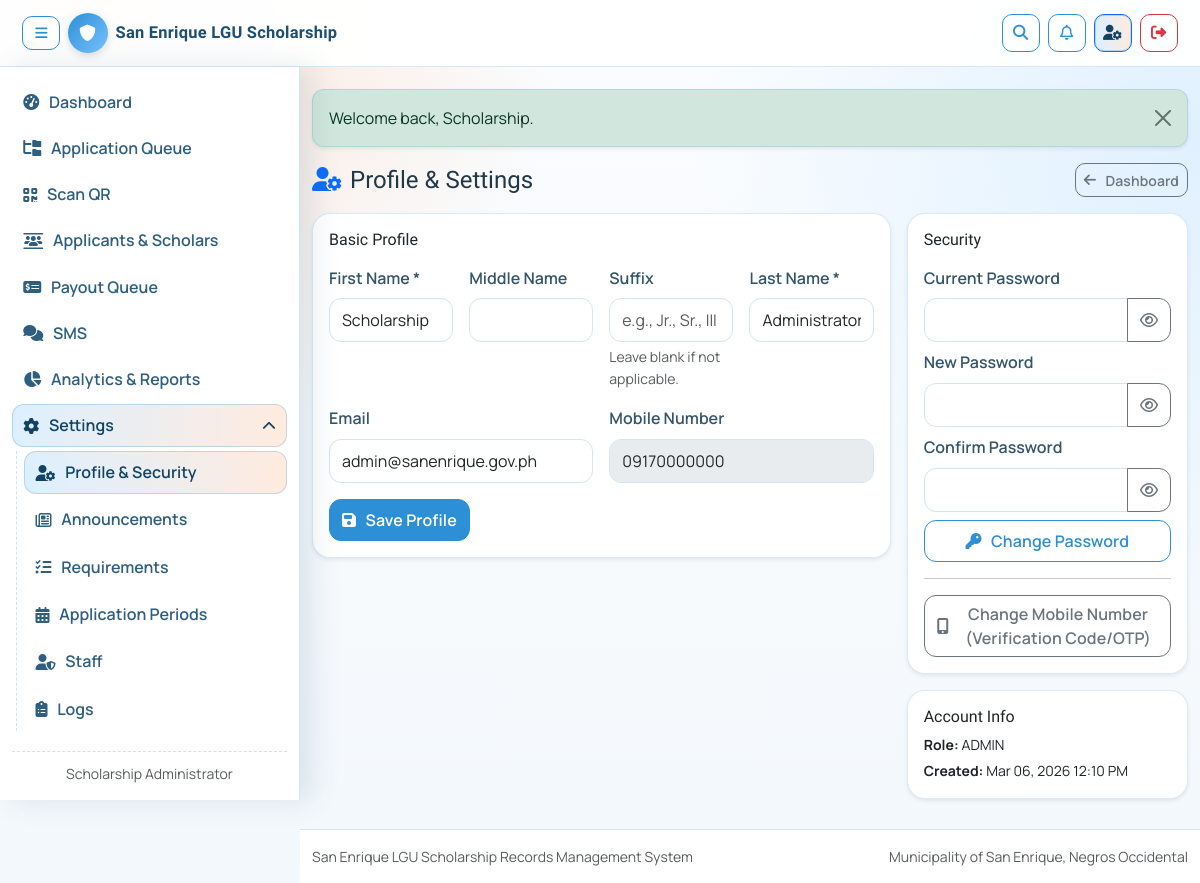
Page /profile-settings.php (signed in) on the committed database.
### tables this page shows
CREATE TABLE IF NOT EXISTS users (
    id INT UNSIGNED AUTO_INCREMENT PRIMARY KEY,
    role ENUM('admin','staff','applicant') NOT NULL DEFAULT 'applicant',
    first_name VARCHAR(100) NOT NULL,
    middle_name VARCHAR(100) NULL,
    suffix VARCHAR(20) NULL,
    last_name VARCHAR(100) NOT NULL,
    email VARCHAR(150) NOT NULL UNIQUE,
    phone VARCHAR(25) NULL,
    password_hash VARCHAR(255) NOT NULL,
    school_name VARCHAR(180) NULL,
    school_type ENUM('public','private') NULL,
    course VARCHAR(150) NULL,
    address TEXT NULL,
    barangay VARCHAR(100) NULL,
    town VARCHAR(120) NOT NULL DEFAULT 'San Enrique',
    province VARCHAR(120) NOT NULL DEFAULT 'Negros Occidental',
    status ENUM('active','inactive') NOT NULL DEFAULT 'active',
    created_at TIMESTAMP DEFAULT CURRENT_TIMESTAMP,
    UNIQUE KEY uq_users_phone (phone)
);

### profile-settings.php (the view, shortened to what the rows shown need)
<?php
$conn = $GLOBALS['conn'] ?? null;
$sessionUser = current_user();
$userId = (int) ($sessionUser['id'] ?? 0);
$profile = $sessionUser ?: [];
if (db_ready()) {
    $stmt = $conn->prepare(
        "SELECT id, role, first_name, middle_name, suffix, last_name, email, phone, school_name, school_type, course, address, created_at
         FROM users
         WHERE id = ?
         LIMIT 1"
    );
    if ($stmt) {
        $stmt->bind_param('i', $userId);
        $stmt->execute();
        $row = $stmt->get_result()->fetch_assoc();
        if ($row) {
            $profile = $row;
        }
    }
}
include __DIR__ . '/includes/header.php';
?>
<div class="d-flex justify-content-between align-items-center mb-3 flex-wrap gap-2">
    <h1 class="h4 m-0"><i class="fa-solid fa-user-gear me-2 text-primary"></i>Profile & Settings</h1>
</div>
<div class="row g-3">
    <div class="col-12 col-xl-8">
        <div class="card card-soft shadow-sm">
            <div class="card-body">
                <h2 class="h6 mb-3">Basic Profile</h2>
                <form method="post" class="row g-3">
                    <div class="col-12 col-md-3">
                        <label class="form-label">First Name *</label>
                        <input type="text" class="form-control" name="first_name" required value="<?= e((string) ($profile['first_name'] ?? '')) ?>">
                    </div>
                    <div class="col-12 col-md-3">
                        <label class="form-label">Last Name *</label>
                        <input type="text" class="form-control" name="last_name" required value="<?= e((string) ($profile['last_name'] ?? '')) ?>">
                    </div>
                    <div class="col-12 col-md-6">
                        <label class="form-label">Email</label>
                        <input type="email" class="form-control" name="email" value="<?= e((string) ($profile['email'] ?? '')) ?>">
                    </div>
                    <div class="col-12 col-md-6">
                        <label class="form-label">Mobile Number</label>
                        <input type="text" class="form-control" value="<?= e((string) ($profile['phone'] ?? '')) ?>" disabled>
                    </div>
                </form>
            </div>
        </div>
    </div>
    <div class="col-12 col-xl-4">
        <div class="card card-soft shadow-sm mb-3">
            <div class="card-body">
                <h2 class="h6 mb-3">Security</h2>
            </div>
        </div>
        <div class="card card-soft shadow-sm">
            <div class="card-body">
                <h2 class="h6 mb-2">Account Info</h2>
                <p class="small mb-1"><strong>Role:</strong> <?= e(strtoupper((string) ($profile['role'] ?? ''))) ?></p>
                <p class="small mb-0"><strong>Created:</strong> <?= !empty($profile['created_at']) ? date('M d, Y h:i A', strtotime((string) $profile['created_at'])) : '-' ?></p>
            </div>
        </div>
    </div>
</div>
<?php include __DIR__ . '/includes/footer.php'; ?>

### includes/navbar.php (shortened to what the rows shown need)
<?php
$user = current_user();
$currentPath = str_replace('\\', '/', (string) ($_SERVER['PHP_SELF'] ?? ''));
$currentPath = trim($currentPath, '/');
$incomingOnAdminPage = $GLOBALS['onAdminPage'] ?? null;
if ($incomingOnAdminPage === null) {
    $pathForRoleCheck = '/' . $currentPath;
    $onAdminPage = str_contains($pathForRoleCheck, '/shared/')
        || str_contains($pathForRoleCheck, '/admin-only/')
        || str_contains($pathForRoleCheck, '/staff-only/');
} else {
    $onAdminPage = (bool) $incomingOnAdminPage;
}
$link = static function (string $path) use ($onAdminPage): string {
    $path = ltrim($path, '/');
    if ($onAdminPage) {
        return '../' . $path;
    }
    return $path;
};
$facebookPageUrl = 'https://www.facebook.com/groups/438677743308925';
$enableDesktopSidebar = $user && in_array((string) ($user['role'] ?? ''), ['admin', 'staff', 'applicant'], true);
$hasOpenApplicationPeriod = false;
if (db_ready()) {
    $hasOpenApplicationPeriod = current_open_application_period($conn) !== null;
}
?>
<nav class="navbar navbar-expand-lg navbar-light bg-white border-bottom sticky-top"
    data-desktop-sidebar="<?= $enableDesktopSidebar ? '1' : '0' ?>">
    <div class="container">
        <div class="collapse navbar-collapse app-nav-panel" id="mainNav">
            <div class="d-flex gap-2 app-nav-actions">
                <?php if (!$user): ?>
                    <a class="btn btn-outline-primary btn-sm" href="<?= e($facebookPageUrl) ?>" target="_blank"
                        rel="noopener noreferrer" title="Open official Facebook page">
                        <i class="fa-brands fa-facebook me-1"></i>Facebook
                    </a>
                    <a class="btn btn-outline-primary btn-sm" href="<?= e($link('login.php')) ?>"><i
                            class="fa-solid fa-right-to-bracket me-1"></i>Login</a>
                    <?php if ($hasOpenApplicationPeriod): ?>
                        <a class="btn btn-primary btn-sm" href="<?= e($link('register.php')) ?>"><i
                                class="fa-solid fa-user-plus me-1"></i>Register</a>
                    <?php else: ?>
                        <button type="button" class="btn btn-secondary btn-sm" disabled>
                            <i class="fa-solid fa-lock me-1"></i>Application Period Closed
                        </button>
                    <?php endif; ?>
                <?php else: ?>
                    <span class="small text-muted align-self-center d-none d-md-inline nav-user-label">
                        <?= e($user['first_name'] . ' ' . $user['last_name']) ?>
                    </span>
                <?php endif; ?>
            </div>
        </div>
    </div>
</nav>

### rows in the picture
users: first_name+last_name "Scholarship Administrator", first_name "Scholarship", last_name "Administrator", email "admin@sanenrique.gov.ph", phone "09170000000", role "ADMIN", created_at "Mar 06, 2026 12:10 PM"

### other values in the picture
$message "Welcome back, Scholarship."
